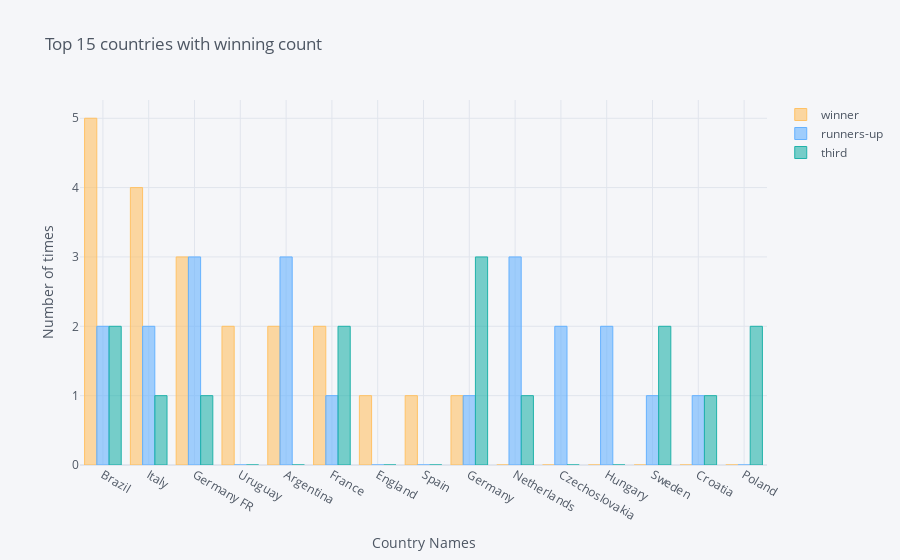

Notebook cell for this chart:
### Markdown cell above
Matches With highest number of attendence Note: This visualization corresponded to Slide 6

### Code cell
winner2 = all_wc_winners['winner'].value_counts()
runnersup = all_wc_winners['runners-up'].value_counts()
third = all_wc_winners['third'].value_counts()
teams = pd.concat([winner2, runnersup, third], axis=1)
teams.fillna(0, inplace=True)
teams = teams.astype(int)
# winner2
teams
teams[0:15].iplot(kind='bar', xTitle = 'Country Names', yTitle = 'Number of times', color = ['#FFC266', '#66B2FF', '#20B2AA'],title = 'Top 15 countries with winning count')

### Figure 1 — Plotly figure (JSON) as saved in the notebook; plotly's stock layout.template omitted (floating-point values rounded to 4 significant figures)
{"data": [{"marker": {"color": "rgba(255, 194, 102, 0.6)", "line": {"color": "rgba(255, 194, 102, 1.0)", "width": 1}}, "name": "winner", "orientation": "v", "text": "", "type": "bar", "x": ["Brazil", "Italy", "Germany FR", "Uruguay", "Argentina", "France", "England", "Spain", "Germany", "Netherlands", "Czechoslovakia", "Hungary", "Sweden", "Croatia", "Poland"], "y": [5, 4, 3, 2, 2, 2, 1, 1, 1, 0, 0, 0, 0, 0, 0]}, {"marker": {"color": "rgba(102, 178, 255, 0.6)", "line": {"color": "rgba(102, 178, 255, 1.0)", "width": 1}}, "name": "runners-up", "orientation": "v", "text": "", "type": "bar", "x": ["Brazil", "Italy", "Germany FR", "Uruguay", "Argentina", "France", "England", "Spain", "Germany", "Netherlands", "Czechoslovakia", "Hungary", "Sweden", "Croatia", "Poland"], "y": [2, 2, 3, 0, 3, 1, 0, 0, 1, 3, 2, 2, 1, 1, 0]}, {"marker": {"color": "rgba(32, 178, 170, 0.6)", "line": {"color": "rgba(32, 178, 170, 1.0)", "width": 1}}, "name": "third", "orientation": "v", "text": "", "type": "bar", "x": ["Brazil", "Italy", "Germany FR", "Uruguay", "Argentina", "France", "England", "Spain", "Germany", "Netherlands", "Czechoslovakia", "Hungary", "Sweden", "Croatia", "Poland"], "y": [2, 1, 1, 0, 0, 2, 0, 0, 3, 1, 0, 0, 2, 1, 2]}], "layout": {"legend": {"bgcolor": "#F5F6F9", "font": {"color": "#4D5663"}}, "paper_bgcolor": "#F5F6F9", "plot_bgcolor": "#F5F6F9", "title": {"font": {"color": "#4D5663"}, "text": "Top 15 countries with winning count"}, "xaxis": {"gridcolor": "#E1E5ED", "showgrid": true, "tickfont": {"color": "#4D5663"}, "title": {"font": {"color": "#4D5663"}, "text": "Country Names"}, "zerolinecolor": "#E1E5ED"}, "yaxis": {"gridcolor": "#E1E5ED", "showgrid": true, "tickfont": {"color": "#4D5663"}, "title": {"font": {"color": "#4D5663"}, "text": "Number of times"}, "zerolinecolor": "#E1E5ED"}}}
